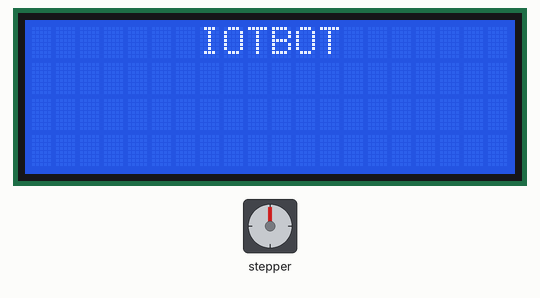
Simulated run of this sketch. Board: Arduino Uno, built with avr-gcc and run on an emulated ATmega328P. Parts: 20×4 character LCD, stepper motor. Stepper angles assume 48 steps per turn; what the sketch prints to the serial monitor is not drawn.

Above: at 2.6 s.
At 3.2 s:
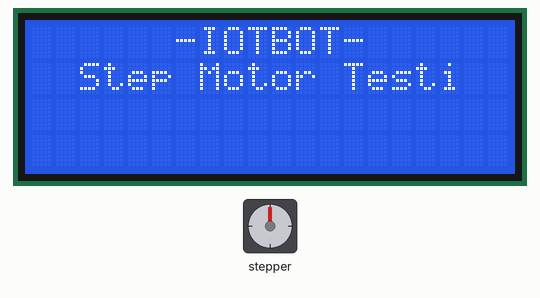
At 4.38 s:
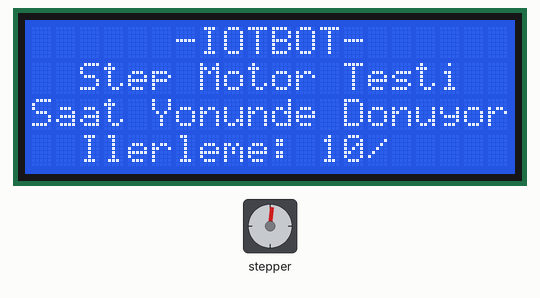
At 30.3 s:
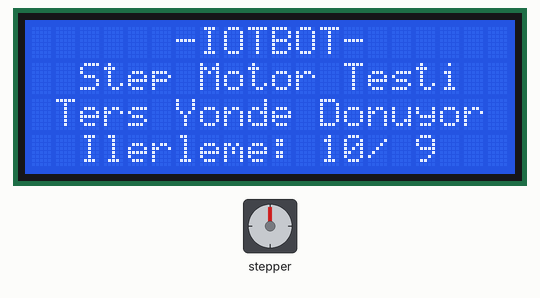
Timing chart, 0 to 40.0 s (numbered marks = the images above):
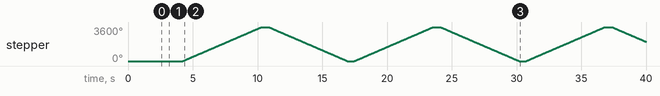

The sketch:

Modulcuk_Step_Motor.ino
```cpp
/*
                                  ///////////////////////////////////////////////////////
                                  /////////   IoT BOT Test Yazılımları Serisi   /////////
                                  ///////////////////////////////////////////////////////
                                                   XXXXXXX MODÜLCÜĞÜ
*/

//---------------------------------------          HADİ KODLAYALIM...       ----------------------------------------------------------------

//---------------------------------------   // İLK TANIMLAMALAR VE KÜTÜPHANE EKLEME   ------------------------------------------------------

#define UYGULAMA "Step Motor Testi"

int i = 0;                                            // Gidip gelen yazının animasyonu için oluşturulan değişken.

#include <Wire.h>                                     // I2C iletişim protokolünü kullanabilmek için gerekli kütüphaneyi ekliyoruz.
#include <LiquidCrystal_I2C.h>                        // LCD ekran için gerekli olan kütüphaneyi ekliyoruz.
LiquidCrystal_I2C lcd(0x27, 20, 4);                   // LCD ekranımızın özelliklerini giriyoruz. Bizim ekranımız 20 satır, 4 sütun karakter destekliyor.

#include <Stepper.h>                                  // Step Motor Kütüphanemizi Ekliyoruz.

int ADIM_SAYISI = 48;                                 // Motorun Desteklediği Adım Sayısını Giriyoruz.

Stepper Step_Motorum(ADIM_SAYISI, 26, 33, 32, 27);    // Anakart Üzerinde Motor Sürücüye Bağlı Olan Pinlerimizi Tanımlıyoruz.

//---------------------------------------   // SADECE İLK AÇILIŞTA BİR KERE ÇALIŞACAK KISIM   ---------------------------------------------

void setup()
{
  Serial.begin(115200);                               // Seri haberleşmeyi "115200" bandında başlattık.
  lcd.init();                                         // LCD ekranı başlatma komutu gönderiyoruz.
  lcd.backlight();                                    // LCD ekranın arka plan aydınlatma ışığını açıyoruz.

  giris_animasyon();

  Serial.println("     IoT BOT    ");                 // Seri ekrana bilgilendirme mesajı gönderdik.
  Serial.println(UYGULAMA);

  Step_Motorum.setSpeed(100);                          // Motorun İlerleme Hızını Belirliyoruz.
}

//---------------------------------------   // SÜREKLİ ÇALIŞACAK DÖNGÜ İÇİNDEKİ KISIM   ---------------------------------------------------

void loop()
{
  Serial.println("Saat Yönünde İlerliyor");           // Seri Ekrana Bilgilendirme Mesajı Gönderdik.
  lcd.setCursor(0, 2);                                // İmleci, yazmak istediğimiz koordinata yönlendiriyoruz.
  lcd.print("Saat Yonunde Donuyor");                  // Ekranda yazmasını istediğimiz yazıları yolluyoruz.
  lcd.setCursor(2, 3);                                // İmleci, yazmak istediğimiz koordinata yönlendiriyoruz.
  lcd.print("Ilerleme: 10/ ");                        // Ekranda yazmasını istediğimiz yazıları yolluyoruz.

  for (int i = 0; i < 10; i++)                        // 20 Tur Saat Yönünde Hareket Etmesi İçin Komut Veriyoruz.
  {
    Step_Motorum.step(ADIM_SAYISI);                   // Bu Hareket Miktarı Motorun Desteklediği Adım Sayısı Kadar Olması Gerekiyor.
    lcd.setCursor(16, 3);                             // İmleci, yazmak istediğimiz koordinata yönlendiriyoruz.
    lcd.print(i);                                     // Ekranda yazmasını istediğimiz yazıları yolluyoruz.
    lcd.print("");                                    // Ekranda yazmasını istediğimiz yazıları yolluyoruz.
  }
  delay(500);                                         // Durduğunu Anlamak İçin Hareket Sonunda Yarım Saniye Bekleme Süresi Ekliyoruz.


  Serial.println("Saat Yönünün Tersine İlerliyor");   // Seri Ekrana Bilgilendirme Mesajı Gönderdik.
  lcd.setCursor(0, 2);                                // İmleci, yazmak istediğimiz koordinata yönlendiriyoruz.
  lcd.print(" Ters Yonde Donuyor ");                  // Ekranda yazmasını istediğimiz yazıları yolluyoruz.
  lcd.setCursor(2, 3);                                // İmleci, yazmak istediğimiz koordinata yönlendiriyoruz.
  lcd.print("Ilerleme: 10/ ");                        // Ekranda yazmasını istediğimiz yazıları yolluyoruz.

  for (int i = 0; i < 10; i++)                        // 10 Tur Saat Yönünün Tersinde Hareket Etmesi İçin Komut Veriyoruz.
  {
    Step_Motorum.step(-ADIM_SAYISI);                  // Bu Hareket Miktarı Motorun Desteklediği Adım Sayısı Kadar Olması Gerekiyor.
    lcd.setCursor(16, 3);                             // İmleci, yazmak istediğimiz koordinata yönlendiriyoruz.
    lcd.print(i);                                     // Ekranda yazmasını istediğimiz yazıları yolluyoruz.
    lcd.print("");                                    // Ekranda yazmasını istediğimiz yazıları yolluyoruz.
  }
  delay(500);                                         // Durduğunu Anlamak İçin Hareket Sonunda Yarım Saniye Bekleme Süresi Ekliyoruz.
}


void giris_animasyon()                                // Giriş animasyonunu hazırlıyoruz.
{
  lcd.clear();
  delay(500);
  lcd.setCursor(7, 0);
  lcd.print("I");
  delay(400);
  lcd.setCursor(8, 0);
  lcd.print("O");
  delay(400);
  lcd.setCursor(9, 0);
  lcd.print("T");
  delay(400);
  lcd.setCursor(10, 0);
  lcd.print("B");
  delay(400);
  lcd.setCursor(11, 0);
  lcd.print("O");
  delay(400);
  lcd.setCursor(12, 0);
  lcd.print("T");
  delay(600);

  lcd.setCursor(6, 0);
  lcd.print("-");
  lcd.setCursor(13, 0);
  lcd.print("-");

  lcd.setCursor(2, 1);
  lcd.print(UYGULAMA);
  delay(1000);
}

void yan_son_yazi()                                     // Yanıp sönen bilgilendirme mesajını hazırlıyoruz.
{
  lcd.setCursor(1, 2);                                  // İmleci, yazmak istediğimiz koordinata yönlendiriyoruz.
  lcd.print("                     ");                   // Ekranda yazmasını istediğimiz yazıları yolluyoruz.
  i = i + 1;
  if (i < 15)
  {
    lcd.setCursor(1, 3);                                // İmleci, yazmak istediğimiz koordinata yönlendiriyoruz.
    lcd.print("Bir Tusa Basiniz..");                    // Ekranda yazmasını istediğimiz yazıları yolluyoruz.
  }
  if (i >= 15)
  {
    lcd.setCursor(1, 3);                                // İmleci, yazmak istediğimiz koordinata yönlendiriyoruz.
    lcd.print("                     ");                 // Ekranda yazmasını istediğimiz yazıları yolluyoruz.
  }
  if (i == 30)
  {
    i = 0;
  }
}
```

Measured:
- by itself, stepper: turns 3600° clockwise in 6.1 s, then 3600° counter-clockwise in 6.1 s, repeating every 13.3 s
- what the display in image 0 shows lasts 0.6 s, from 2.6 s to 3.2 s
- what the display in image 1 shows lasts 1.0 s, from 3.2 s to 4.2 s
